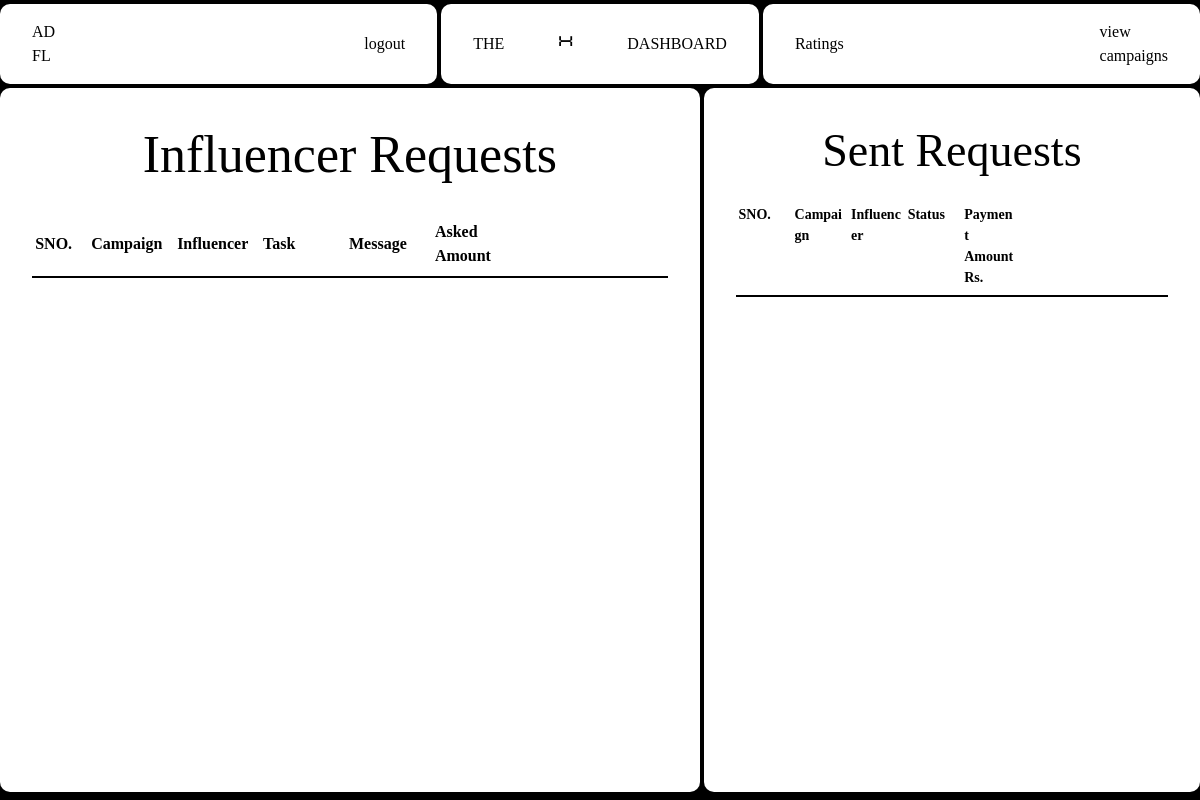
The page /sponsor/dashboard (signed in) on the database as committed earlier.
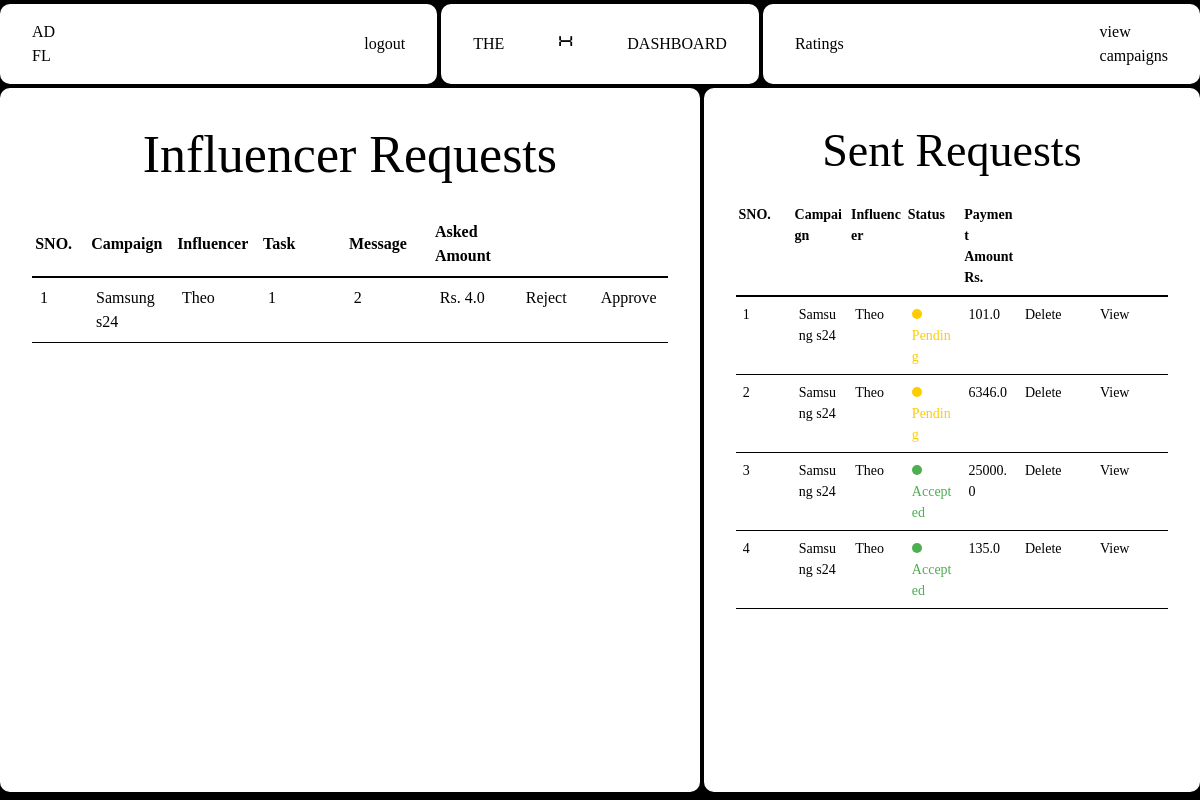
The same page on the database as committed later.
### Adfluence/models.py (models this page shows)
class campaignRequest(db.Model):
    id = db.Column(db.Integer, primary_key=True)
    campaign_id = db.Column(db.Integer, db.ForeignKey("campaign.id"), nullable=False)
    influencer_id = db.Column(db.Integer, db.ForeignKey("influencer.id"))
    messages = db.Column(db.Text)
    requirements = db.Column(db.Text, nullable=False)
    payment_amount = db.Column(db.Float, nullable=False)
    status = db.Column(db.String(20), nullable=False, default="Pending")
    completed = db.Column(db.Boolean, default=False)
    completion_confirmed = db.Column(db.Boolean, default=False)
    payment_done = db.Column(db.Boolean, default=False)
    rating_done = db.Column(db.Boolean, default=False)

class Campaign(db.Model):
    __tablename__ = "campaign"
    id = db.Column(db.Integer, primary_key=True)
    name = db.Column(db.String(140), nullable=False)
    description = db.Column(db.Text, nullable=False)
    start_date = db.Column(db.Date, nullable=False)
    end_date = db.Column(db.Date, nullable=False)
    budget = db.Column(db.Integer, nullable=False)
    visibility = db.Column(db.String(10), nullable=False)  # 'public' or 'private'
    goals = db.Column(db.Text, nullable=False)
    niche = db.Column(db.String(100), nullable=False)
    status = db.Column(db.String(100), nullable=False, default="Incomplete")
    flagged = db.Column(db.Boolean, default=False)
    user_id = db.Column(db.Integer, db.ForeignKey("user.id"), nullable=False)
    ad_requests = db.relationship(
        "AdRequest", backref="campaign", cascade="all, delete-orphan"
    )
    campaign_requests = db.relationship(
        "campaignRequest", backref="campaign", cascade="all, delete-orphan"
    )

class Influencer(db.Model, UserMixin):
    __tablename__ = "influencer"
    id = db.Column(db.Integer, primary_key=True)
    name = db.Column(db.String(150), nullable=False)
    email = db.Column(db.String(150), nullable=False)
    profile_picture = db.Column(db.String(100), nullable=False)
    niche = db.Column(db.String(100), nullable=False)
    reach = db.Column(db.Integer, nullable=False)
    user_id = Column(Integer, ForeignKey("user.id"), nullable=False)
    platform = db.Column(db.String(100), nullable=False)
    bank_account_balance = db.Column(db.Float, default=0.0)
    flagged = db.Column(db.Boolean, default=False)
    transactions = relationship(
        "Transaction", backref="influencer", cascade="all, delete-orphan"
    )
    ratings = relationship("Rating", backref="influencer", cascade="all, delete-orphan")
    bookmarks = relationship(
        "Bookmark", backref="influencer", cascade="all, delete-orphan"
    )
    adrequests = relationship(
        "AdRequest", backref="influencer", cascade="all, delete-orphan"
    )
    campaignrequests = relationship(
        "campaignRequest", backref="influencer", cascade="all, delete-orphan"
    )

class AdRequest(db.Model):
    id = db.Column(db.Integer, primary_key=True)
    campaign_id = db.Column(db.Integer, db.ForeignKey("campaign.id"), nullable=False)
    influencer_id = db.Column(db.Integer, db.ForeignKey("influencer.id"))
    messages = db.Column(db.Text)
    requirements = db.Column(db.Text, nullable=False)
    payment_amount = db.Column(db.Float, nullable=False)
    status = db.Column(db.String(20), nullable=False, default="Pending")
    completed = db.Column(db.Boolean, default=False)
    completion_confirmed = db.Column(db.Boolean, default=False)
    payment_done = db.Column(db.Boolean, default=False)
    rating_done = db.Column(db.Boolean, default=False)
    negotiations = relationship(
        "Negotiation", backref="ad_request", cascade="all, delete-orphan"
    )

### Adfluence/sponsor.py (the view)
@sponsor.route("/dashboard", methods=["GET", "POST"])
@role_required("Sponsor")
@login_required
def dashboard():
    active_campaigns = Campaign.query.filter_by(user_id=current_user.id).all()
    campaign_requests = (
        campaignRequest.query.join(Campaign)
        .filter(Campaign.user_id == current_user.id)
        .order_by(desc(campaignRequest.id))
        .all()
    )
    campaign_requests_with_details = []
    for campaign_request in campaign_requests:
        campaign = Campaign.query.get(campaign_request.campaign_id)
        campaign_name = campaign.name
        influencer = Influencer.query.get(campaign_request.influencer_id)
        if influencer:
            influencer_name = influencer.name
            campaign_requests_with_details.append(
                {
                    "campaign_name": campaign_name,
                    "campaign_request": campaign_request,
                    "influencer_name": influencer_name,
                }
            )
        else:
            flash("Influencer not found", category="error")
    sent_requests = (
        AdRequest.query.join(Campaign)
        .filter(Campaign.user_id == current_user.id)
        .order_by(desc(AdRequest.id))
        .all()
    )
    sent_requests_with_details = []
    for sent_request in sent_requests:
        influencer = Influencer.query.get(sent_request.influencer_id)
        influencer_name = influencer.name
        sent_requests_with_details.append(
            {"ad_request": sent_request, "influencer_name": influencer_name}
        )
    return render_template(
        "Sponsor/dashboard.html",
        user=current_user,
        active_campaigns=active_campaigns,
        campaign_requests=campaign_requests_with_details,
        sent_requests=sent_requests_with_details,
    )

### Adfluence/views.py (called while the page is built)
def role_required(role):
    def decorator(f):
        @wraps(f)
        def decorated_function(*args, **kwargs):
            if current_user.role != role:
                abort(403)
            return f(*args, **kwargs)
        return decorated_function
    return decorator

### Adfluence/templates/Sponsor/dashboard.html (shortened to what the changed rows need)
{% extends "base.html" %} {% block head %}
<link
  rel="stylesheet"
  href="{{ url_for('static', filename='src/sponsor_css/sponsor_dashboard.css') }}"
/>
{% endblock %} {% block content %}
<div class="container">
  <div class="content-wrapper">
    <div class="col-1 col">
      <div class="header">
        <h1>Influencer Requests</h1>
      </div>
      <div class="table-wrapper">
        <table class="first-table">
          <thead>
            <tr>
              <th class="w-14">SNO.</th>
              <th>Campaign</th>
              <th>Influencer</th>
              <th>Task</th>
              <th>Message</th>
              <th>Asked Amount</th>
              <th class="link"></th>
              <th class="link"></th>
            </tr>
          </thead>
          <tbody>
            {% for request in campaign_requests %} {% if
            request.campaign_request.status == 'Pending' %}
            <tr>
              <td class="w-14">{{request.campaign_request.id}}</td>
              <td>{{ request.campaign_name }}</td>
              <td>{{ request.influencer_name }}</td>
              <td>{{ request.campaign_request.requirements }}</td>
              <td>{{ request.campaign_request.messages }}</td>
              <td>Rs. {{ request.campaign_request.payment_amount }}</td>
              <td class="link">
                <form
                  action="{{ url_for('sponsor.request_action', request_id=request.campaign_request.id, action='reject') }}"
                  method="post"
                >
                  <button type="submit" class="danger">Reject</button>
                </form>
              </td>
              <td class="link">
                <form
                  action="{{ url_for('sponsor.request_action', request_id=request.campaign_request.id, action='accept') }}"
                  method="post"
                >
                  <button type="submit" class="approve">Approve</button>
                </form>
              </td>
            </tr>
          </tbody>
          {% endif %} {% endfor %}
        </table>
      </div>
    </div>
    <div class="col-2 col">
      <h1>Sent Requests</h1>
      <div class="table-wrapper-2">
        <table class="second-table">
          <thead>
            <tr>
              <th class="w-14">SNO.</th>
              <th>Campaign</th>
              <th>Influencer</th>
              <th>Status</th>
              <th>Payment Amount Rs.</th>
              <th class="link"></th>
              <th class="link"></th>
            </tr>
          </thead>
          <tbody>
            {% for request in sent_requests %}
            <tr>
              <td class="w-14">{{loop.index}}</td>
              <td>{{ request.ad_request.campaign.name }}</td>
              <td>{{ request.influencer_name }}</td>
              <td
                class="{% if request.ad_request.status == 'Pending' %} status-pending {% elif request.ad_request.status == 'Accepted' %} status-accepted {% elif request.ad_request.status == 'Rejected' %} status-rejected {% endif %}"
              >
                {{ request.ad_request.status }}
              </td>
              <td>{{ request.ad_request.payment_amount }}</td>
              <td class="link">
                <form
                  action="{{ url_for('sponsor.delete_ad_request', ad_request_id=request.ad_request.id) }}"
                  method="POST"
                >
                  <button
                    type="submit"
                    class="danger"
                    onclick="return confirm('Are you sure you want to delete this ad request?');"
                  >
                    Delete
                  </button>
                </form>
              </td>
              <td class="link">
                <a
                  href="{{ url_for('sponsor.viewCampaign', campaign_id=request.ad_request.campaign_id) }}"
                  class="view"
                  >View</a
                >
              </td>
            </tr>
          </tbody>
          {% endfor %}
        </table>
      </div>
    </div>
  </div>
</div>
{% endblock %}

Rows that differ between the two databases and show on the page:
added campaignRequest: campaign_request.id "1", campaign_request.requirements "1", campaign_request.messages "2", campaign_request.payment_amount "4.0"
added Campaign: campaign_name "Samsung s24"
now on this page (row unchanged): Influencer: influencer_name "Theo", ad_request.campaign.name "Samsung s24", influencer_name "Theo", ad_request.status "Pending", ad_request.payment_amount "101.0", ad_request.payment_amount "6346.0", ad_request.status "Accepted", ad_request.payment_amount "25000.0", ad_request.payment_amount "135.0"
Other text that changed with them:
new list line: "Rs. Reject Approve"
